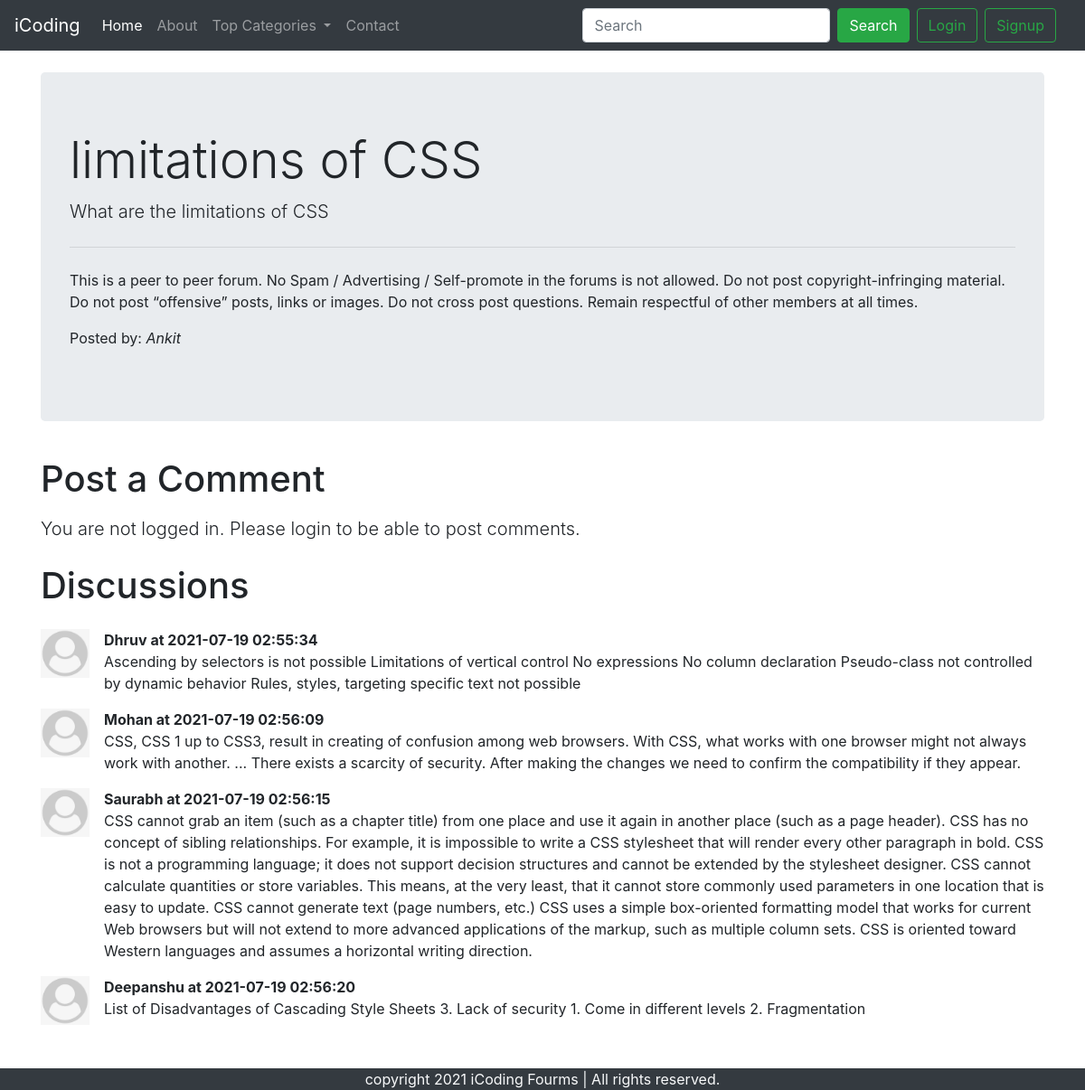
Page /thread.php?threadid=15 on the committed database.
### tables this page shows
CREATE TABLE `thread` (
  `thread_id` int(10) NOT NULL,
  `thread_title` varchar(50) NOT NULL,
  `thread_desc` text NOT NULL,
  `thread_category_id` int(10) NOT NULL,
  `thread_user_id` int(10) NOT NULL,
  `time` datetime NOT NULL DEFAULT current_timestamp()
);

CREATE TABLE `users123` (
  `sno` int(10) NOT NULL,
  `user_name` int(35) NOT NULL,
  `first_name` varchar(25) NOT NULL,
  `last_name` varchar(25) NOT NULL,
  `user_email` varchar(35) NOT NULL,
  `user_pass` varchar(25) NOT NULL,
  `date_time` datetime NOT NULL DEFAULT current_timestamp()
);

CREATE TABLE `comments` (
  `comment_id` int(10) NOT NULL,
  `comment_content` text NOT NULL,
  `thread_id` int(10) NOT NULL,
  `comment_by` int(25) NOT NULL,
  `comment_time` datetime NOT NULL DEFAULT current_timestamp()
);

### thread.php (the view, shortened to what this page needs)
<!doctype html>
<html lang="en">
<head>
    <link rel="stylesheet" href="https://stackpath.bootstrapcdn.com/bootstrap/4.5.0/css/bootstrap.min.css"
>
</head>
<body>
    <?php include 'partials/_dbconnect.php'; ?>
    <?php include 'partials/_header.php'; ?>
    <?php
    $id = $_GET['threadid'];
    $sql = "SELECT * FROM `thread` WHERE thread_id=$id";
    $result = mysqli_query($conn, $sql);
    while ($row = mysqli_fetch_assoc($result)) {
        $title = $row['thread_title'];
        $desc = $row['thread_desc'];
        $thread_user_id = $row['thread_user_id'];
        $sql2 = "SELECT first_name FROM `users123` WHERE sno ='$thread_user_id'";
        $result2 = mysqli_query($conn, $sql2);
        $row2 = mysqli_fetch_assoc($result2);
        $posted_by = $row2['first_name'];
    }
    ?>
    <div class="container my-4">
        <div class="jumbotron">
            <h1 class="display-4"><?php echo $title; ?></h1>
            <p class="lead"> <?php echo $desc; ?></p>
            <hr class="my-4">
            <p>This is a peer to peer forum. No Spam / Advertising / Self-promote in the forums is not allowed. Do not
                post copyright-infringing material. Do not post “offensive” posts, links or images. Do not cross post
                questions. Remain respectful of other members at all times.</p>
            <p>Posted by: <em><?php echo $posted_by; ?></em></p>
        </div>
    </div>
    <?php
    if (isset($_SESSION['loggedin']) && $_SESSION['loggedin'] == true) {
        echo '<div class="container">
        <h1 class="py-2">Post a Comment</h1>
        <form action= "' . $_SERVER['REQUEST_URI'] . '" method="post">
            <div class="form-group">
                <label for="exampleFormControlTextarea1">Type your comment</label>
                <textarea class="form-control" id="comment" name="comment" rows="3"></textarea>
                <input type="hidden" name="sno" value="' . $_SESSION["sno"] . '">
            </div>
            <button type="submit" class="btn btn-success">Post Comment</button>
        </form>
    </div>';
    } else {
        echo '
        <div class="container">
        <h1 class="py-2">Post a Comment</h1>
           <p class="lead">You are not logged in. Please login to be able to post comments.</p>
        </div>
        ';
    }
    ?>
    <div class="container mb-5" id="ques">
        <h1 class="py-2">Discussions</h1>
        <?php
        $id = $_GET['threadid'];
        $sql = "SELECT * FROM `comments` WHERE thread_id=$id";
        $result = mysqli_query($conn, $sql);
        while ($row = mysqli_fetch_assoc($result)) {
            $content = $row['comment_content'];
            $comment_time = $row['comment_time'];
            $thread_user_id = $row['comment_by'];
            $sql2 = "SELECT first_name FROM `users123` WHERE sno='$thread_user_id'";
            $result2 = mysqli_query($conn, $sql2);
            $row2 = mysqli_fetch_assoc($result2);
            echo '<div class="media my-3">
            <img src="img/userdefault.png" width="54px" class="mr-3" alt="...">
            <div class="media-body">
               <p class="font-weight-bold my-0">' . $row2['first_name'] . ' at ' . $comment_time . '</p> ' . $content . '
            </div>
        </div>';
        }
        ?>
    </div>
    <?php include 'partials/_footer.php'; ?>
</body>
</html>

### thread.php (style rules this page uses)
#ques { min-height: 433px; }

### rows in the picture
thread: thread_title "limitations of CSS", thread_desc "What are the limitations of CSS"
users123: first_name "Ankit"
comments: users123.first_name "Dhruv", comment_time "2021-07-19 02:55:34", comment_content "Ascending by selectors is not possible Limitations of vertical control No expressions No column declaration Pseudo-class not controlled by dynamic behavior Rules, styles, targeting specific text not possible"
comments: users123.first_name "Mohan", comment_time "2021-07-19 02:56:09", comment_content "CSS, CSS 1 up to CSS3, result in creating of confusion among web browsers. With CSS, what works with one browser might not always work with another. ... There exists a scarcity of security. After making the changes we need to confirm the compatibility if they appear."
comments: users123.first_name "Saurabh", comment_time "2021-07-19 02:56:15", comment_content "CSS cannot grab an item (such as a chapter title) from one place and use it again in another place (such as a page header). CSS has no concept of sibling relationships. For example, it is impossible to write a CSS stylesheet that will render every other paragraph in bold. CSS is not a programming language; it does not support decision structures and cannot be extended by the stylesheet designer. CSS cannot calculate quantities or store variables. This means, at the very least, that it cannot store commonly used parameters in one location that is easy to update. CSS cannot generate text (page numbers, etc.) CSS uses a simple box-oriented formatting model that works for current Web browsers…"
comments: users123.first_name "Deepanshu", comment_time "2021-07-19 02:56:20", comment_content "List of Disadvantages of Cascading Style Sheets 3. Lack of security 1. Come in different levels 2. Fragmentation"
